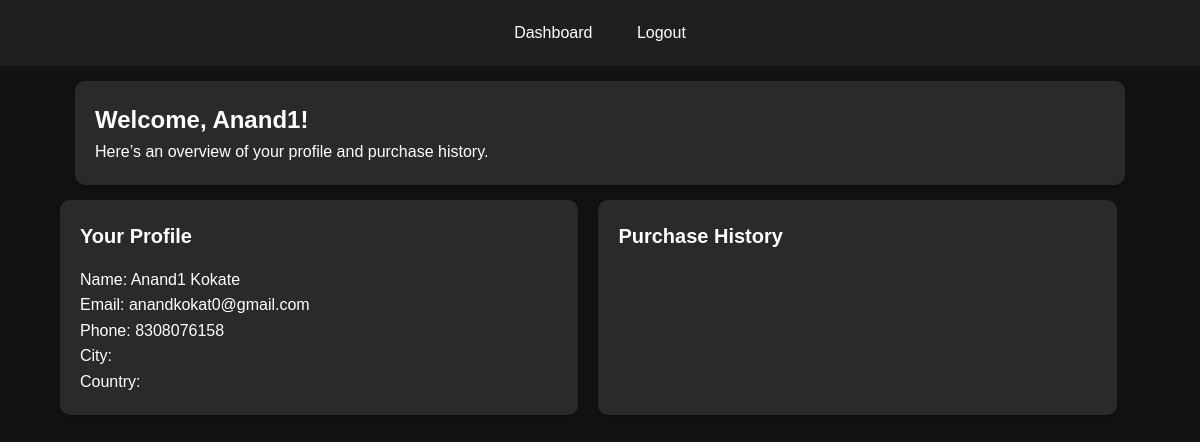
/user/dashboard/ (signed in), run on the app's committed database.
### adminpanel/models.py (models this page shows, shortened)
class Customer(models.Model):
    first_name = models.CharField(max_length=50)
    last_name = models.CharField(max_length=50)
    phone = models.CharField(max_length=15, unique=True)
    city = models.CharField(max_length=100)
    country = models.CharField(max_length=100)
    email = models.EmailField(unique=True)
    password = models.CharField(max_length=100)
    last_login = models.DateTimeField(default=timezone.now)
    is_active = models.BooleanField(default=True)  # For active users

### user/views.py (the view)
# urls.py: path('dashboard/', views.dashboard_view, name='dashboard'),
def dashboard_view(request):
    customer_id = request.session.get('customer_id')
    if not customer_id:
        return redirect('login')
    try:
        customer = Customer.objects.get(id=customer_id)
        purchase_history = PurchaseHistory.objects.filter(customer=customer)
        books = Book.objects.all()
        return render(request, 'user_admin/dashboard.html', {
            'customer': customer,
            'purchase_history': purchase_history,
            'books': books,
        })
    except ObjectDoesNotExist:
        messages.error(request, "User not found.")
        return redirect('login')

### user/templates/user_admin/dashboard.html (shortened to what this page needs)
{% load static %}
<!DOCTYPE html>
<html lang="en">
<head>
    <link rel="stylesheet" href="{% static 'css/user/user_dashboard.css' %}">
</head>
<body>
    <div class="navbar">
        <a href="{% url 'user:dashboard' %}">Dashboard</a>
        <a href="{% url 'user:logout' %}">Logout</a>
    </div>
    <div class="container">
        <div class="card">
            <h2>Welcome, {{ customer.first_name }}!</h2>
            <p>Here’s an overview of your profile and purchase history.</p>
        </div>
        <div class="profile-container">
            <div class="profile-card">
                <h3>Your Profile</h3>
                <p>Name: {{ customer.first_name }} {{ customer.last_name }}</p>
                <p>Email: {{ customer.email }}</p>
                <p>Phone: {{ customer.phone }}</p>
                <p>City: {{ customer.city }}</p>
                <p>Country: {{ customer.country }}</p>
            </div>
            <div class="profile-card">
                <h3>Purchase History</h3>
            </div>
        </div>
    </div>
</body>
</html>

### user/static/css/user/user_dashboard.css (style rules this page uses)
* { margin: 0; padding: 0; box-sizing: border-box; }
body { font-family: Arial, sans-serif; background-color: #121212; color: #fff; line-height: 1.6; }
a { text-decoration: none; color: #fff; }
h1, h2, h3 { font-weight: bold; }
.navbar { background-color: #1f1f1f; padding: 10px; text-align: center; }
.navbar a { color: #ffffff; padding: 10px 20px; display: inline-block; font-size: 16px; }
.container { width: 90%; margin: 0 auto; }
.card { background-color: #2a2a2a; padding: 20px; border-radius: 10px; margin: 15px; box-shadow: 0 4px 8px rgba(0, 0, 0, 0.2); }
.card p { font-size: 16px; }
.profile-container { display: flex; flex-wrap: wrap; gap: 20px; }
.profile-card { background-color: #2a2a2a; width: 48%; padding: 20px; border-radius: 10px; box-shadow: 0 4px 8px rgba(0, 0, 0, 0.2); }
.profile-card h3 { font-size: 20px; margin-bottom: 15px; }

### data on the page
Customer: first_name "Anand1", last_name "Kokate", email "anandkokat0@gmail.com", phone "8308076158"
